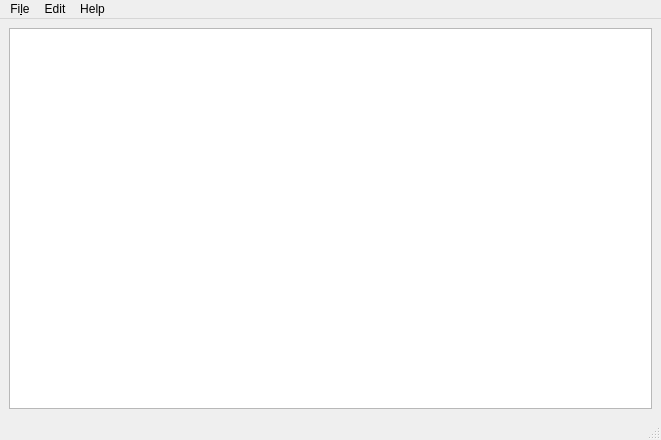
<?xml version="1.0" encoding="UTF-8"?>
<ui version="4.0">
 <class>MainWindow</class>
 <widget class="QMainWindow" name="MainWindow">
  <property name="geometry">
   <rect>
    <x>0</x>
    <y>0</y>
    <width>661</width>
    <height>440</height>
   </rect>
  </property>
  <property name="windowTitle">
   <string>TextPad</string>
  </property>
  <property name="windowIcon">
   <iconset theme="text">
    <normaloff/>
   </iconset>
  </property>
  <widget class="QWidget" name="centralwidget">
   <layout class="QGridLayout" name="gridLayout">
    <item row="0" column="0">
     <widget class="QTextEdit" name="textEdit">
      <property name="font">
       <font>
        <family>Monospace</family>
        <pointsize>11</pointsize>
       </font>
      </property>
     </widget>
    </item>
   </layout>
  </widget>
  <widget class="QMenuBar" name="menubar">
   <property name="geometry">
    <rect>
     <x>0</x>
     <y>0</y>
     <width>661</width>
     <height>19</height>
    </rect>
   </property>
   <widget class="QMenu" name="menuFile">
    <property name="title">
     <string>Fi&amp;le</string>
    </property>
    <addaction name="actionNew"/>
    <addaction name="actionOpen"/>
    <addaction name="actionSave"/>
    <addaction name="separator"/>
    <addaction name="actionExit"/>
   </widget>
   <widget class="QMenu" name="menuHelp">
    <property name="title">
     <string>Help</string>
    </property>
    <addaction name="actionAbout"/>
   </widget>
   <widget class="QMenu" name="menuEdit">
    <property name="title">
     <string>Edit</string>
    </property>
    <addaction name="actionUndo"/>
    <addaction name="actionRedo"/>
    <addaction name="separator"/>
    <addaction name="actionCut"/>
    <addaction name="actionCopy"/>
    <addaction name="actionPaste"/>
   </widget>
   <addaction name="menuFile"/>
   <addaction name="menuEdit"/>
   <addaction name="menuHelp"/>
  </widget>
  <widget class="QStatusBar" name="statusbar"/>
  <action name="actionNew">
   <property name="text">
    <string>&amp;New</string>
   </property>
  </action>
  <action name="actionOpen">
   <property name="text">
    <string>&amp;Open</string>
   </property>
  </action>
  <action name="actionSave">
   <property name="text">
    <string>&amp;Save</string>
   </property>
  </action>
  <action name="actionExit">
   <property name="text">
    <string>&amp;Exit</string>
   </property>
  </action>
  <action name="actionAbout">
   <property name="text">
    <string>&amp;About</string>
   </property>
  </action>
  <action name="actionUndo">
   <property name="text">
    <string>Undo</string>
   </property>
  </action>
  <action name="actionRedo">
   <property name="text">
    <string>Redo</string>
   </property>
  </action>
  <action name="actionCopy">
   <property name="text">
    <string>Copy</string>
   </property>
  </action>
  <action name="actionPaste">
   <property name="text">
    <string>Paste</string>
   </property>
  </action>
  <action name="actionCut">
   <property name="text">
    <string>Cut</string>
   </property>
  </action>
 </widget>
 <resources/>
 <connections/>
</ui>
